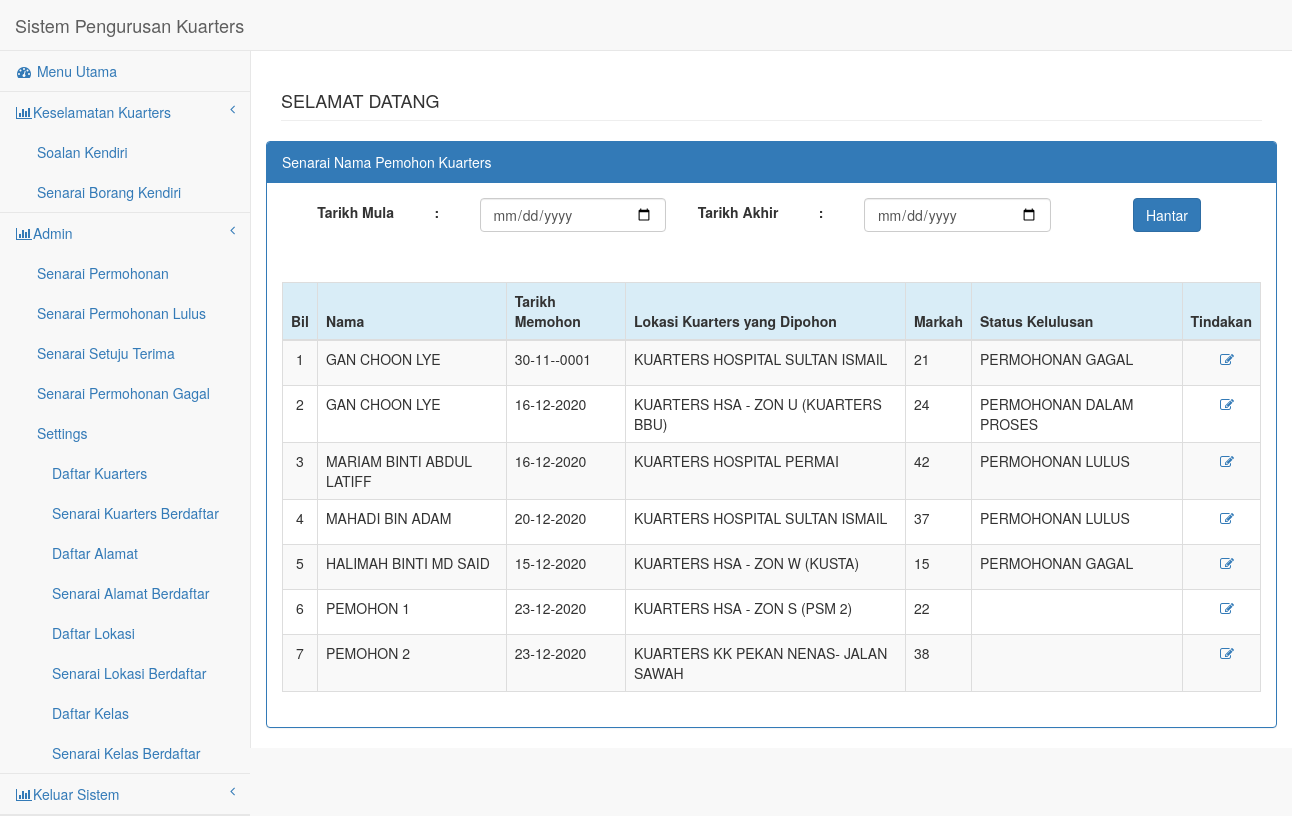
The page /pages/listpenghuni.php on the database its author committed.
### tables this page shows
CREATE TABLE IF NOT EXISTS `tbl_pemohonan` (
  `p_id` int(11) NOT NULL AUTO_INCREMENT,
  `p_staff` int(30) NOT NULL,
  `p_tarikhmohon` date DEFAULT NULL,
  `p_lokasi` varchar(250) DEFAULT NULL,
  `p_jantina` varchar(30) DEFAULT NULL,
  `p_statusperkahwinan` int(30) DEFAULT NULL,
  `p_telrumah` varchar(20) DEFAULT NULL,
  `p_telhp` varchar(20) DEFAULT NULL,
  `p_telpejabat` varchar(20) DEFAULT NULL,
  `p_jawatan` int(30) DEFAULT NULL,
  `p_katjawatan` varchar(30) NOT NULL,
  `p_jabatan` varchar(250) DEFAULT NULL,
  `p_unit` varchar(250) DEFAULT NULL,
  `p_tmulabertugas` date DEFAULT NULL,
  `p_markahtmulabertugas` int(10) NOT NULL,
  `p_waktubertugas` text,
  `p_markahwaktubertugas` int(10) NOT NULL,
  `p_namapasangan` text,
  `p_icpasangan` varchar(20) NOT NULL,
  `p_katkeluarga` varchar(30) NOT NULL,
  `p_markahkatkeluarga` int(10) NOT NULL,
  `p_jawatanpasangan` varchar(50) DEFAULT NULL,
  `p_tkerjapasangan` text NOT NULL,
  `p_wbpasangan` text NOT NULL,
  `p_bilanak` int(11) DEFAULT NULL,
  `p_markahbilanak` int(10) NOT NULL,
  `p_alamatsekarang` text,
  `p_checkbox1` int(11) DEFAULT NULL,
  `p_checkbox2` int(11) DEFAULT NULL,
  `p_checkbox3` int(11) DEFAULT NULL,
  `p_alamatrumahsd` text,
  `p_jarakrumah` text,
  `p_sebabmohon` text,
  `p_tandamohon` int(11) NOT NULL,
  `p_pengesahan` text,
  `p_tandaketua` int(11) NOT NULL,
  `p_stathantar` varchar(30) DEFAULT NULL,
  `p_statmohon` varchar(30) DEFAULT NULL,
  `p_statterima` int(11) NOT NULL,
  `p_kelasrumah` varchar(30) NOT NULL,
  `p_alamattawaran` varchar(250) NOT NULL,
  `p_tmasuk` date DEFAULT NULL,
  `p_tkeluar` date DEFAULT NULL,
  `p_terimadepo` date DEFAULT NULL,
  `p_jumlahdepo` varchar(20) DEFAULT NULL,
  `p_resit` varchar(30) DEFAULT NULL,
  `p_lamamohon` varchar(10) NOT NULL,
  `p_markahlamamohon` double NOT NULL,
  `p_totalmarkah` double NOT NULL,
  `p_finalmarks` double NOT NULL,
  `p_kontrak` int(5) NOT NULL COMMENT '1- non-renewal 2- renewal',
  `p_kilometer` int(10) NOT NULL,
  PRIMARY KEY (`p_id`)
);

CREATE TABLE IF NOT EXISTS `tablepengguna` (
  `id` int(25) NOT NULL AUTO_INCREMENT,
  `nokadpengenalan` varchar(14) NOT NULL,
  `namapemohon` varchar(255) DEFAULT NULL,
  `katalaluan` varchar(32) NOT NULL,
  `jawatan` varchar(50) NOT NULL,
  `jabatan` varchar(10) DEFAULT NULL,
  `kumpulanb` int(40) NOT NULL,
  `emelrasmi` varchar(50) NOT NULL,
  `notel` varchar(20) NOT NULL,
  `tarikhlantik` date NOT NULL,
  `induksi` text NOT NULL,
  `unit` int(11) DEFAULT NULL,
  `tpbahagian` int(50) NOT NULL,
  `siri` varchar(10) NOT NULL,
  `periksa` text NOT NULL,
  `status` varchar(5) NOT NULL DEFAULT '1',
  `logatt` varchar(5) NOT NULL DEFAULT '0',
  `logerr` varchar(5) NOT NULL DEFAULT '0',
  `status1` int(11) NOT NULL DEFAULT '1',
  `authlevel` int(11) NOT NULL,
  `kategori` int(11) NOT NULL,
  PRIMARY KEY (`id`),
  KEY `ptj` (`jabatan`),
  KEY `unit2` (`unit`),
  KEY `status` (`status1`)
);

CREATE TABLE IF NOT EXISTS `tbllokasi` (
  `l_id` int(11) NOT NULL AUTO_INCREMENT,
  `l_nama` varchar(250) NOT NULL,
  `l_jabatan` int(11) NOT NULL,
  `l_susun` int(11) NOT NULL,
  `l_status` int(11) NOT NULL DEFAULT '1',
  KEY `pid` (`l_id`)
);

CREATE TABLE IF NOT EXISTS `tbl_statmohon` (
  `m_id` int(11) NOT NULL AUTO_INCREMENT,
  `m_nama` varchar(250) NOT NULL,
  `m_susun` int(11) NOT NULL,
  `m_status` int(11) NOT NULL DEFAULT '1',
  PRIMARY KEY (`m_id`)
);

### pages/listpenghuni.php (the view, shortened to what this page needs)
<!DOCTYPE html>
<html lang="en">
<head>
<link href="../bower_components/bootstrap/dist/css/bootstrap.min.css"
    rel="stylesheet">
<link href="../bower_components/metisMenu/dist/metisMenu.min.css"
    rel="stylesheet">
<link href="../dist/css/sb-admin-2.css" rel="stylesheet">
<link href="../bower_components/font-awesome/css/font-awesome.min.css"
    rel="stylesheet" type="text/css">
</head>
<body>
</body>
<form method="post" >
    <div id="wrapper">
<?php include('leftbar.php');?>
<div id="page-wrapper">
<div class="row">
      <div class="col-lg-12">
                <h4 class="page-header">
                    <?php echo strtoupper("selamat datang"." ".htmlentities($_SESSION['namapegawai']));?></h4>
</div>
        <div class="row">
            <div class="col-lg-12">
                <div class="panel panel-primary">
                    <div class="panel-heading">
                        Senarai Nama Pemohon Kuarters
                    </div>
                    <div class="panel-body">
                        <table width="1000" border="0" align="center">
                            <tr>
                                <td width="300" align="right"><label>Tarikh Mula</label></td>
                                <td width="300" align="center"><label>:</label></td>
                                <td width="300"><input id="date1" name="date1" type="date"  class="datepicker, form-control" required/></td>
                                <td width="300" align="right"><label>Tarikh Akhir</label></td>
                                <td width="300" align="center"><label>:</label></td>
                                <td width="300"><input id="date2" name="date2" type="date"  class="datepicker, form-control" required/></td>
                                <td width="300" align="center"><label></label></td>
                                <td width="300" rowspan="1"><input type="submit"  name="submit" class="btn btn-primary" value="Hantar"></td>
                            </tr>
                            <?php
                              $querymohon     = "SELECT * FROM  tbl_pemohonan WHERE p_stathantar = 1" ;
                                $resultmohon    = mysql_query($querymohon) or die(mysql_error());
                                $datamohon      = mysql_num_rows($resultmohon);
                             ?>
                            <tr>
                                    <td colspan="9" align="right"><?php  ?><?php  ?>&nbsp;</td>
                                    <td width="53" rowspan="3">&nbsp;</td>
                            </tr>
                        </table>
                    </div>
                    <div class="panel-body">
                        <div class="dataTable_wrapper">
                            <table class="table table-striped table-bordered table-hover" id="dataTables-example">
                                <thead>
                                    <tr class="info" align="center">
                                        <th>Bil</th>
                                        <th>Nama</th>
                                        <th>Tarikh Memohon</th>
                                        <th>Lokasi Kuarters yang Dipohon</th>
                                        <th>Markah</th>
                                        <th>Status Kelulusan</th>
                                        <th>Tindakan</th>
                                    </tr>
                                </thead>
                                <tbody>
                      <?php
                      if($datamohon < 1)
                      {
                          ?>
                          <tr><td colspan="5" align="center"> Tiada Maklumat </td></tr>
                          <?php
                      }
                      else
                      {
                          $sn = 1;
                          while($datamohon2 = mysql_fetch_array($resultmohon))
                          {
                              $xid            = $datamohon2 ['p_id'];
                              $xidstaff       = $datamohon2 ['p_staff'];
                                $xtarikhmohon   = $datamohon2 ['p_tarikhmohon'];
                                $xlokasi        = $datamohon2 ['p_lokasi'];
								$xmarkah       = $datamohon2 ['p_totalmarkah'];
                                $xlulus       = $datamohon2 ['p_statmohon'];
                        $querylokasi     = "SELECT * FROM  tbl_statmohon WHERE m_id = '$xlulus'";
                        $resultlokasi    = mysql_query($querylokasi) or die(mysql_error());
                        $datalokasi      = mysql_fetch_array($resultlokasi);
                        $ylulus        = $datalokasi ['m_nama'];
                        $querylokasi     = "SELECT * FROM  tbllokasi WHERE l_id = '$xlokasi'";
                        $resultlokasi    = mysql_query($querylokasi) or die(mysql_error());
                        $datalokasi      = mysql_fetch_array($resultlokasi);
                        $ylokasi         = $datalokasi ['l_nama'];
                        $querypengguna = "SELECT * FROM tablepengguna WHERE id = '$xidstaff'";
                        $resultpengguna = mysql_query($querypengguna) or die (mysql_error());
                        $penggunak = mysql_fetch_array($resultpengguna);
                        $nama = $penggunak['namapemohon'];
                        ?>
                        <tr class="odd gradeX">
                            <td align='center'><?php echo $sn?></td>
                            <td><?php echo htmlentities(strtoupper($nama));?></td>
                            <td><?php echo htmlentities(strtoupper(date("d-m-Y", strtotime($xtarikhmohon))));?></td>
                            <td><?php echo htmlentities(strtoupper($ylokasi));?></td>
                            <td><?php echo htmlentities(strtoupper($xmarkah));?></td>
                            <td><?php echo htmlentities(strtoupper($ylulus));?></td>
                            <td align='center'>&nbsp;&nbsp;<a href="kemaskinipenghuni2.php?id=<?php echo htmlentities($xid);?>">
                                <p class="fa fa-edit"></p></a>
                            </td>
                        </tr>
                        <?php
                        $sn++;
                        }
                          }
                          ?>
                                    </tbody>
                                </table>
                            </div>
                        </div>
                    </div>
            </div>
    </div>
</div>
    </div>
</body>
</html>

### rows shown on the page
tbl_pemohonan: tablepengguna.namapemohon "GAN CHOON LYE", p_tarikhmohon "30-11--0001", tbllokasi.l_nama "KUARTERS HOSPITAL SULTAN ISMAIL", p_totalmarkah "21", tbl_statmohon.m_nama "PERMOHONAN GAGAL"
tbl_pemohonan: tablepengguna.namapemohon "GAN CHOON LYE", p_tarikhmohon "16-12-2020", tbllokasi.l_nama "KUARTERS HSA - ZON U (KUARTERS BBU)", p_totalmarkah "24", tbl_statmohon.m_nama "PERMOHONAN DALAM PROSES"
tbl_pemohonan: tablepengguna.namapemohon "MARIAM BINTI ABDUL LATIFF", p_tarikhmohon "16-12-2020", tbllokasi.l_nama "KUARTERS HOSPITAL PERMAI", p_totalmarkah "42", tbl_statmohon.m_nama "PERMOHONAN LULUS"
tbl_pemohonan: tablepengguna.namapemohon "MAHADI BIN ADAM", p_tarikhmohon "20-12-2020", tbllokasi.l_nama "KUARTERS HOSPITAL SULTAN ISMAIL", p_totalmarkah "37", tbl_statmohon.m_nama "PERMOHONAN LULUS"
tbl_pemohonan: tablepengguna.namapemohon "HALIMAH BINTI MD SAID", p_tarikhmohon "15-12-2020", tbllokasi.l_nama "KUARTERS HSA - ZON W (KUSTA)", p_totalmarkah "15", tbl_statmohon.m_nama "PERMOHONAN GAGAL"
tbl_pemohonan: tablepengguna.namapemohon "PEMOHON 1", p_tarikhmohon "23-12-2020", tbllokasi.l_nama "KUARTERS HSA - ZON S (PSM 2)", p_totalmarkah "22"
tbl_pemohonan: tablepengguna.namapemohon "PEMOHON 2", p_tarikhmohon "23-12-2020", tbllokasi.l_nama "KUARTERS KK PEKAN NENAS- JALAN SAWAH", p_totalmarkah "38"
